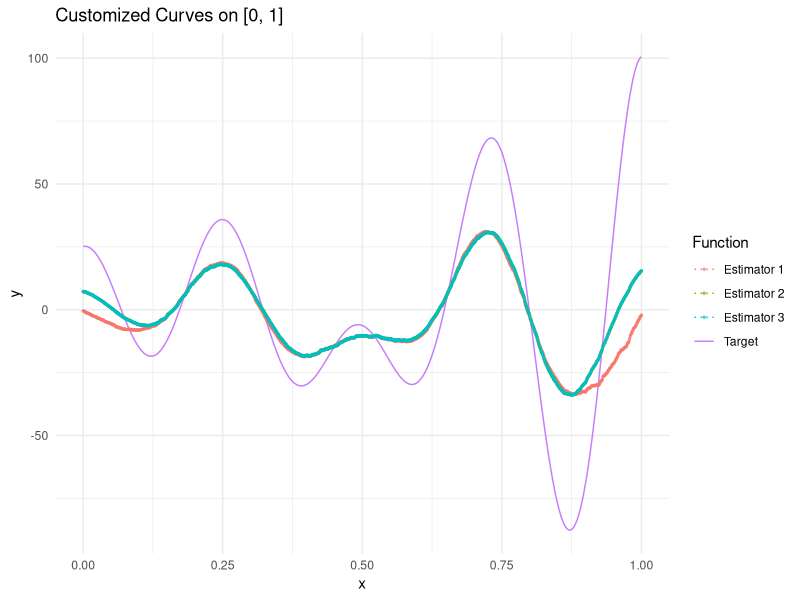

Source code (R): (Note: this script raises an error after producing the figure.)
## ---- chunk 1
N <- 10000 # sample size
alpha <- 0.3 # selected by cross validation (to check)
e_N <- function(x) {
  return((1/x^alpha))
}
h <- sapply(seq(1, N, 1), e_N) # bandwidth

# K values
# gaussian -> pnorm(x)
# quadratic -> ifelse(abs(x) <= 1, (15/16)*(1-x^2)^2), 0)
# epanechnikov -> ifelse(abs(x) <= 1, (3/4)*(1-x^2), 0)

# K prime values
# gaussian -> -(x*(1/sqrt(2*pi))*(exp(-(1/2)*x^2)
# quadratic -> ifelse(abs(x) <= 1, -(15/8)*(x)*(1-x^2), 0)
# epanechnikov -> ifelse(abs(x) <= 1, -(3/2)*(x)*(1-x^2), 0)

# estimator n°1 toolbox

h_N <- function(x) {
  return((1/N)*(sum((Y_N/h)*K((x-X_N)/h))))
}

g_N <- function(x) {
  return((1/N)*(sum((1/h)*K((x-X_N)/h))))
}

h_N_prime <- function(x) {
  return((1/N)*(sum((Y_N/h^2)*K_prime((x-X_N)/h))))
}

g_N_prime <- function(x) {
  return((1/N)*(sum((1/h^2)*K_prime((x-X_N)/h))))
}

es_n1 <- function(x) {
  return((h_N_prime(x)/g_N(x)) - (h_N(x)*g_N_prime(x))/(g_N(x))^2)
}

# estimator n°2



es_n2 <- function(x) {
  return((h_N_prime(x)/g(x)) - (h_N(x)*g_prime(x))/(g(x))^2)
}

# estimator n°3

es_n3 <- function(x) {
  return((1/N)*(sum(Y_N/(g(x)*h^2)*K_prime((x-X_N)/h))))
}

## ---- chunk 2
f <- function(x) {
  return((x+2)*sin(4*pi*x^2)+2*sin(8*pi*x))
}
f_prime <- function(x) {
  return(sin(4*pi*x^2)+8*pi*x*(x+2)*cos(4*pi*x^2) + 8*pi*cos(8*pi*x))
}
g <- function(x) {
  return(1)
}
g_prime <- function(x){
  return(0)
}
K <- function(x) {
  return(ifelse(abs(x) <= 1, (3/4)*(1-x^2), 0)) 
}
K_prime <- function(x) {
  return(ifelse(abs(x) <= 1, -(3/2)*x, 0))
}
N <- 1000
eps_N <- rnorm(N, 0, 1)
X_N <- runif(N, 0, 1) # p = 1
Y_N <- f(X_N) + eps_N

CV <- function(alpha) {
  # estimator n°1
  es_n1 <- function(x) {
    return((h_N_prime(x)/g_N(x)) - (h_N(x)*g_N_prime(x))/(g_N(x))^2)
  }
  # estimator n°2
  es_n2 <- function(x) {
    return((h_N_prime(x)/g(x)) - (h_N(x)*g_prime(x))/(g(x))^2)
  }
  # estimator n°3
  es_n3 <- function(x) {
    return((1/N)*(sum(Y_N/(g(x)*h^2)*K_prime((x-X_N)/h))))
  }
  e_N <- function(x) {
    return((1/x^alpha))
  }
  h <- sapply(1:N, e_N)
  H <- h
  X <- X_N
  Y <- Y_N
  # cv_score1 <- 0
  # cv_score2 <- 0
  cv_score3 <- 0
  for (k in 1:length(X_N)) {
    X_N <- X
    Y_N <- Y
    h <- H[-k]
    X_N <- X_N[-k]
    Y_N <- Y_N[-k]
    h_N <- function(x) {
      return((1/N)*(sum((Y_N/h)*K((x-X_N)/h))))
    }
    g_N <- function(x) {
      return((1/N)*(sum((1/h)*K((x-X_N)/h))))
    }
    h_N_prime <- function(x) {
      return((1/N)*(sum((Y_N/h^2)*K_prime((x-X_N)/h))))
    }
    g_N_prime <- function(x) {
      return((1/N)*(sum((1/h^2)*K_prime((x-X_N)/h))))
    }
    # cv_score1 <- cv_score1 + (1/N)*(es_n1(X[k]) - f_prime(X[k]))^2
    # cv_score2 <- cv_score2 + (1/N)*(es_n2(X[k]) - f_prime(X[k]))^2
    cv_score3 <- cv_score3 + (1/N)*(es_n3(X[k]) - f_prime(X[k]))^2
  }
  return(cv_score3)
}

# Optimal bandwidth
res <- optimize(CV, interval = c(1/5,1/3))
alpha_star <-res$minimum
## ---- chunk 3

## Dans les graphiques -> que prennent-ils comme noyaux ? => pas un choix important
## Dans les graphiques -> que fixent-ils comme bandwidth ? => validation croisée

f <- function(x) {
  return((x+2)*sin(4*pi*x^2)+2*sin(8*pi*x))
}
f_prime <- function(x) {
  return(sin(4*pi*x^2)+8*pi*x*(x+2)*cos(4*pi*x^2) + 8*pi*cos(8*pi*x))
}

# if 1/2 < p <= 1
# then B(2p-1) if 1 => I2 if 0 => I1 or I3
# if 1 => unif(I2)
# if 0 => B(1-p) => if 1 => unif(I1), else unif(I3)

# a.s. conv checked with N = 10000
# plotting es_1, es_2, es_3 against f_prime on [0, 1]
# Epanechikov Kernel

alpha <- 0.3263603
e_N <- function(x) {
  return((1/x^alpha))
}
h <- sapply(seq(1, N, 1), e_N) # bandwidth

# K values
# gaussian -> pnorm(x)
# quadratic -> ifelse(abs(x) <= 1, (15/16)*(1-x^2)^2), 0)
# epanechnikov -> ifelse(abs(x) <= 1, (3/4)*(1-x^2), 0)

# K prime values
# gaussian -> -(x*(1/sqrt(2*pi))*(exp(-(1/2)*x^2)
# quadratic -> ifelse(abs(x) <= 1, -(15/8)*(x)*(1-x^2), 0)
# epanechnikov -> ifelse(abs(x) <= 1, -(3/2)*(x), 0)


N <- 10000
eps_N <- rnorm(N, 0, 1)
X_N <- runif(N, 0, 1) # p = 1
Y_N <- f(X_N) + eps_N

g <- function(x) {
  return(1)
}
g_prime <- function(x){
  return(0)
}

K <- function(x) {
  return(ifelse(abs(x) <= 1, (3/4)*(1-x^2), 0)) 
}
K_prime <- function(x) {
  return(ifelse(abs(x) <= 1, -(3/2)*x, 0))
}

# estimator n°1
h_N <- function(x) {
  y <- rep(NA, length(x))
  for (j in 1:length(x)) {
    y[j] <- (1/N)*(sum((Y_N/h)*K((x[j]-X_N)/h)))
  }
  return(y)
}
g_N <- function(x) {
  y <- rep(NA, length(x))
  for (j in 1:length(x)) {
    y[j] <- (1/N)*(sum((1/h)*K((x[j]-X_N)/h)))
  }
  return(y)
}
h_N_prime <- function(x) {
  y <- rep(NA, length(x))
  for (j in 1:length(x)) {
    y[j] <- (1/N)*(sum((Y_N/h^2)*K_prime((x[j]-X_N)/h)))
  }
  return(y)
}
g_N_prime <- function(x) {
  y <- rep(NA, length(x))
  for (j in 1:length(x)) {
    y[j] <- (1/N)*(sum((1/h^2)*K_prime((x[j]-X_N)/h)))
  }
  return(y)
}
es_n1 <- function(x) {
  return((h_N_prime(x)/g_N(x)) - (h_N(x)*g_N_prime(x))/(g_N(x))^2)
}
# estimator n°2
es_n2 <- function(x) {
  return((h_N_prime(x)/g(x)) - (h_N(x)*g_prime(x))/(g(x))^2)
}
# estimator n°3
es_n3 <- function(x) {
  y <- rep(NA, length(x))
  for (j in 1:length(x)) {
    y[j] <- (1/N)*(sum(Y_N/(g(x)*h^2)*K_prime((x[j]-X_N)/h)))
  }
  return(y)
}


# asymptotic normality checked at x = 0.5 and x = 0.8
# N = 2000

## ---- chunk 4
library(ggplot2)
x <- seq(0, 1, length.out = 1000)
df <- data.frame(
  x = rep(x, 4),
  y = c(f_prime(x), es_n1(x), es_n2(x), es_n3(x)),
  curve = factor(rep(c("Target","Estimator 1", "Estimator 2", "Estimator 3"), each = length(x)))
)
ggplot(df, aes(x = x, y = y, color = curve, linetype = curve)) +
  geom_line(size = 0.5) +
  geom_point(
    data = subset(df, curve != "Target"),
    size = 0.5,
    alpha = 0.7
  ) +
  scale_linetype_manual(values = c("Target" = "solid", "Estimator 1" = "dotted", "Estimator 2" = "dotted", "Estimator 3" = "dotted")) +
  labs(
    title = "Customized Curves on [0, 1]",
    x = "x",
    y = "y",
    color = "Function",
    linetype = "Function"
  ) +
  theme_minimal()

## ---- chunk 5
N <- 10000
B <- 200
x0 <- 0.5
x1 <- 0.8
par(mfrow=c(3,2))
set.seed(123)
ES1_X0 <- rep(NA, B)
ES2_X0 <- rep(NA, B)
ES3_X0 <- rep(NA, B)
ES1_X1 <- rep(NA, B)
ES2_X1 <- rep(NA, B)
ES3_X1 <- rep(NA, B)
for (b in 1:200) {
  e_N <- function(x) {
  return((1/x^alpha))
  }
  h <- sapply(seq(1, N, 1), e_N)
  eps_N <- rnorm(N, 0, 1)
  X_N <- runif(N, 0, 1)
  Y_N <- f(X_N) + eps_N
  h_N <- function(x) {
    y <- rep(NA, length(x))
    for (j in 1:length(x)) {
      y[j] <- (1/N)*(sum((Y_N/h)*K((x[j]-X_N)/h)))
    }
    return(y)
  }
  g_N <- function(x) {
    y <- rep(NA, length(x))
    for (j in 1:length(x)) {
      y[j] <- (1/N)*(sum((1/h)*K((x[j]-X_N)/h)))
    }
    return(y)
  }
  h_N_prime <- function(x) {
    y <- rep(NA, length(x))
    for (j in 1:length(x)) {
      y[j] <- (1/N)*(sum((Y_N/h^2)*K_prime((x[j]-X_N)/h)))
    }
    return(y)
  }
  g_N_prime <- function(x) {
    y <- rep(NA, length(x))
    for (j in 1:length(x)) {
      y[j] <- (1/N)*(sum((1/h^2)*K_prime((x[j]-X_N)/h)))
    }
    return(y)
  }
  es_n1 <- function(x) {
    return((h_N_prime(x)/g_N(x)) - (h_N(x)*g_N_prime(x))/(g_N(x))^2)
    }
  es_n2 <- function(x) {
    return((h_N_prime(x)/g(x)) - (h_N(x)*g_prime(x))/(g(x))^2)
    }
  es_n3 <- function(x) {
    y <- rep(NA, length(x))
    for (j in 1:length(x)) {
      y[j] <- (1/N)*(sum(Y_N/(g(x)*h^2)*K_prime((x[j]-X_N)/h)))
    }
    return(y)
  }
  ES1_X0[b] <- sqrt(N*(1/N^alpha)^3)*
(es_n1(x0) - f_prime(x0))
  ES2_X0[b] <- sqrt(N*(1/N^alpha)^3)*(es_n2(x0) - f_prime(x0))
  ES3_X0[b] <- sqrt(N*(1/N^alpha)^3)*(es_n3(x0) - f_prime(x0))
  ES1_X1[b] <- sqrt(N*(1/N^alpha)^3)*(es_n1(x1) - f_prime(x1))
  ES2_X1[b] <- sqrt(N*(1/N^alpha)^3)*(es_n2(x1) - f_prime(x1))
  ES3_X1[b] <- sqrt(N*(1/N^alpha)^3)*(es_n3(x1) - f_prime(x1))
}

mean0 <- mean(X0); sd0 <- sd(X0)
mean1 <- mean(X1); sd1 <- sd(X1)
x_range <- range(c(X0, X1))
x_vals <- seq(x_range[1], x_range[2], length.out = 200)
hist(X0, freq = FALSE, col = "blue",
     xlab = "Value", ylim = c(0, max(density(X0)$y, density(X1)$y)*1.2))
lines(x_vals, dnorm(x_vals, mean0, sd0), col = "red", lwd = 2)
hist(X1, freq = FALSE, col = "blue")
lines(x_vals, dnorm(x_vals, mean1, sd1), col = "red", lwd = 2)
